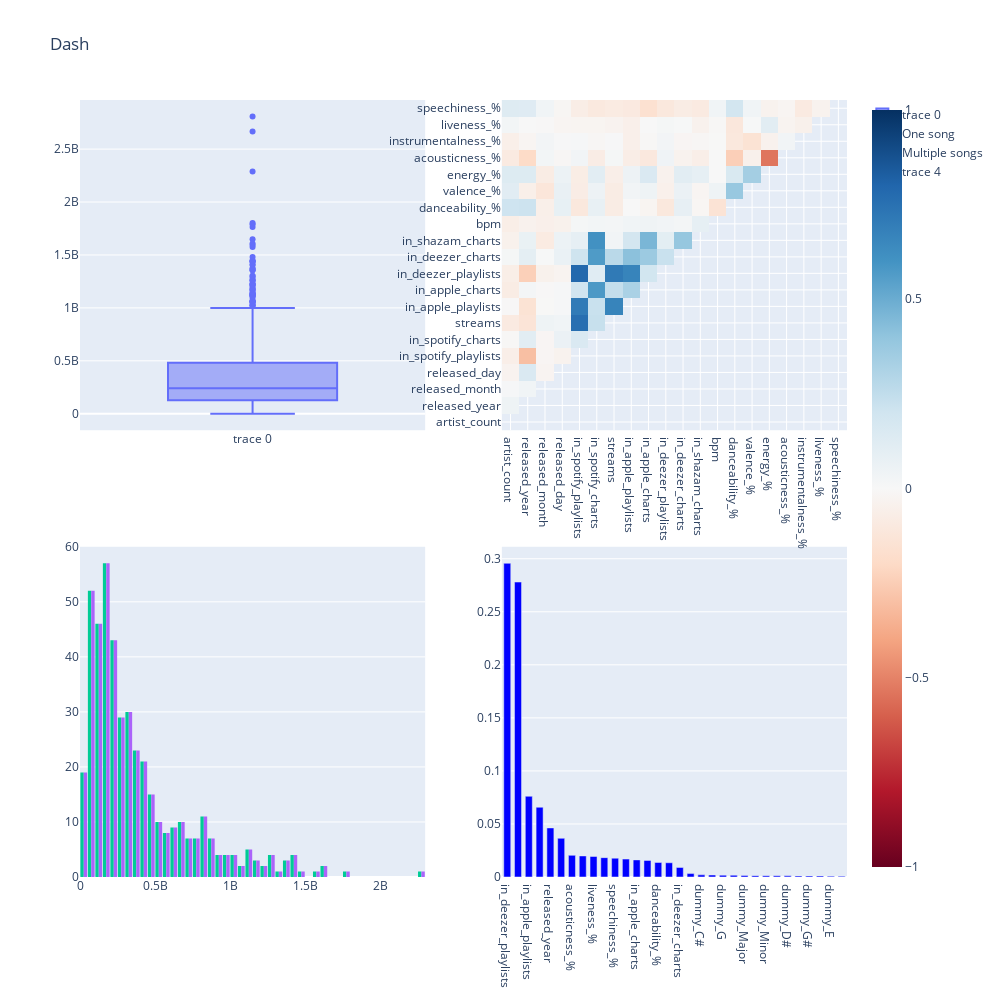

The notebook cell saved with this chart:
### Markdown cell above
g) Agrupa los 4 gráficos realizados en uno solo y haz una recomendación a un sello discográfico para producir un nuevo hit. **(1 puntos)**

### Code cell
fig = make_subplots(rows=2, cols=2)

feature_importance_trace = go.Bar(
    x=popular_songs_coeff_importance["variable"], 
    y=popular_songs_coeff_importance["weight"], 
    marker_color="blue", 
    width=np.repeat(0.65, len(popular_songs_coeff_importance[:]))
)

fig.add_trace(reproduction_distribution_trace, row=1, col=1)
fig.add_trace(stream_corr_heatmap, row=1, col=2)
fig.add_traces(song_count_traces, rows=2, cols=1)
fig.add_trace(feature_importance_trace, row=2, col=2)
fig.update_layout(width=1000, height=1000, bargap=0.1, title="Dash")
fig.show()

### Figure 1 — Plotly figure (JSON) as saved in the notebook; plotly's stock layout.template omitted (floating-point values rounded to 4 significant figures; data arrays with more than 128 entries replaced by an {"elided": "..."} marker saying what was removed)
{"data": [{"type": "box", "xaxis": "x", "y": {"elided": "748 int values"}, "yaxis": "y"}, {"colorscale": [[0, "rgb(103,0,31)"], [0.1, "rgb(178,24,43)"], [0.2, "rgb(214,96,77)"], [0.3, "rgb(244,165,130)"], [0.4, "rgb(253,219,199)"], [0.5, "rgb(247,247,247)"], [0.6, "rgb(209,229,240)"], [0.7, "rgb(146,197,222)"], [0.8, "rgb(67,147,195)"], [0.9, "rgb(33,102,172)"], [1, "rgb(5,48,97)"]], "type": "heatmap", "x": ["artist_count", "released_year", "released_month", "released_day", "in_spotify_playlists", "in_spotify_charts", "streams", "in_apple_playlists", "in_apple_charts", "in_deezer_playlists", "in_deezer_charts", "in_shazam_charts", "bpm", "danceability_%", "valence_%", "energy_%", "acousticness_%", "instrumentalness_%", "liveness_%", "speechiness_%"], "xaxis": "x2", "y": ["artist_count", "released_year", "released_month", "released_day", "in_spotify_playlists", "in_spotify_charts", "streams", "in_apple_playlists", "in_apple_charts", "in_deezer_playlists", "in_deezer_charts", "in_shazam_charts", "bpm", "danceability_%", "valence_%", "energy_%", "acousticness_%", "instrumentalness_%", "liveness_%", "speechiness_%"], "yaxis": "y2", "z": {"elided": "20x20 float values"}, "zmax": 1, "zmin": -1}, {"name": "One song", "type": "histogram", "x": {"elided": "446 int values"}, "xaxis": "x3", "yaxis": "y3"}, {"name": "Multiple songs", "type": "histogram", "x": {"elided": "446 int values"}, "xaxis": "x3", "yaxis": "y3"}, {"marker": {"color": "blue"}, "type": "bar", "width": [0.65, 0.65, 0.65, 0.65, 0.65, 0.65, 0.65, 0.65, 0.65, 0.65, 0.65, 0.65, 0.65, 0.65, 0.65, 0.65, 0.65, 0.65, 0.65, 0.65, 0.65, 0.65, 0.65, 0.65, 0.65, 0.65, 0.65, 0.65, 0.65, 0.65, 0.65, 0.65], "x": ["in_deezer_playlists", "in_spotify_playlists", "in_apple_playlists", "in_spotify_charts", "released_year", "bpm", "acousticness_%", "in_shazam_charts", "liveness_%", "valence_%", "speechiness_%", "released_month", "in_apple_charts", "energy_%", "danceability_%", "released_day", "in_deezer_charts", "artist_count", "dummy_C#", "dummy_B", "dummy_G", "instrumentalness_%", "dummy_Major", "dummy_F#", "dummy_Minor", "dummy_A#", "dummy_D#", "dummy_A", "dummy_G#", "dummy_F", "dummy_E", "dummy_D"], "xaxis": "x4", "y": [0.2957, 0.278, 0.07608, 0.06575, 0.04626, 0.03647, 0.0204, 0.01987, 0.01935, 0.01826, 0.01774, 0.01689, 0.01614, 0.01567, 0.0137, 0.01342, 0.009019, 0.003222, 0.002011, 0.001859, 0.001702, 0.001667, 0.001447, 0.001295, 0.001212, 0.001164, 0.001088, 0.001034, 0.001026, 0.001002, 0.0008119, 0.0007121], "yaxis": "y4"}], "layout": {"bargap": 0.1, "height": 1000, "title": {"text": "Dash"}, "width": 1000, "xaxis": {"anchor": "y", "domain": [0, 0.45]}, "xaxis2": {"anchor": "y2", "domain": [0.55, 1]}, "xaxis3": {"anchor": "y3", "domain": [0, 0.45]}, "xaxis4": {"anchor": "y4", "domain": [0.55, 1]}, "yaxis": {"anchor": "x", "domain": [0.575, 1]}, "yaxis2": {"anchor": "x2", "domain": [0.575, 1]}, "yaxis3": {"anchor": "x3", "domain": [0, 0.425]}, "yaxis4": {"anchor": "x4", "domain": [0, 0.425]}}}
